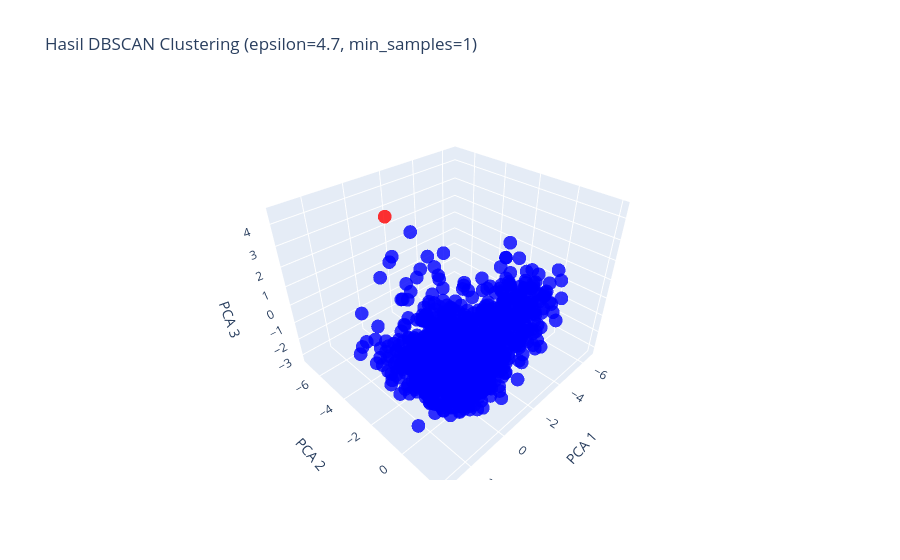

Notebook cell for this chart:
### Code cell
# hasilnya cukup aneh, kurang tahu kenapa karena saya hanya mencoba

best_epsilon = max_value[0]
best_min_samples = max_value[1]

db = DBSCAN(eps=best_epsilon, min_samples=best_min_samples, metric='euclidean')
db.fit(df_train)
best_labels = db.labels_

unique_labels = np.unique(best_labels)
print(f"Jumlah Cluster (termasuk noise) = {len(unique_labels)}")

# Warna untuk tiap cluster (label -1 adalah outlier)
colors = ['blue', 'red', 'green', 'purple', 'orange', 'brown', 'pink', 'gray', 'yellow']
cluster_colors = [colors[label % len(colors)] if label != -1 else 'black' for label in best_labels]

trace = go.Scatter3d(
    x=df_train.iloc[:, 0],  # PCA_1
    y=df_train.iloc[:, 1],  # PCA_2
    z=df_train.iloc[:, 2],  # PCA_3
    mode='markers',
    marker=dict(size=8, color=cluster_colors, opacity=0.8),
    text=[f'Cluster {label}' if label != -1 else 'Outlier' for label in best_labels],
    name='Data Points'
)

# Layout grafis
layout = go.Layout(
    title=f'Hasil DBSCAN Clustering (epsilon={best_epsilon}, min_samples={best_min_samples})',
    scene=dict(
        xaxis_title='PCA 1',
        yaxis_title='PCA 2',
        zaxis_title='PCA 3'
    ),
    showlegend=False
)

fig = go.Figure(data=[trace], layout=layout)

fig.show()

### Figure 1 — Plotly figure (JSON) as saved in the notebook; plotly's stock layout.template omitted (floating-point values rounded to 4 significant figures; data arrays with more than 128 entries replaced by an {"elided": "..."} marker saying what was removed)
{"data": [{"marker": {"color": {"elided": "1000 str values"}, "opacity": 0.8, "size": 8}, "mode": "markers", "name": "Data Points", "text": {"elided": "1000 str values"}, "type": "scatter3d", "x": {"elided": "1000 float values"}, "y": {"elided": "1000 float values"}, "z": {"elided": "1000 float values"}}], "layout": {"scene": {"xaxis": {"title": {"text": "PCA 1"}}, "yaxis": {"title": {"text": "PCA 2"}}, "zaxis": {"title": {"text": "PCA 3"}}}, "showlegend": false, "title": {"text": "Hasil DBSCAN Clustering (epsilon=4.7, min_samples=1)"}}}
